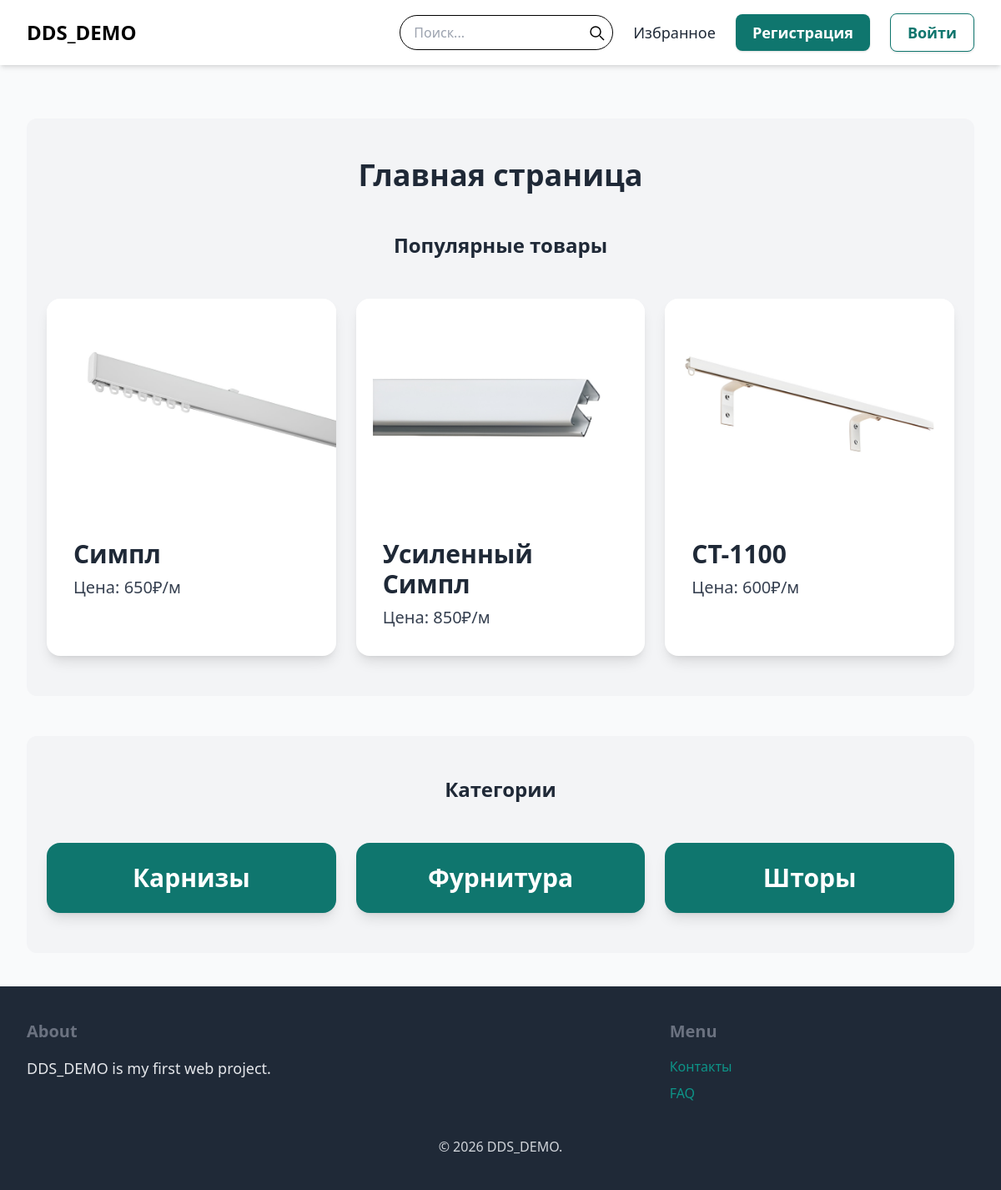
The page / on the database its author committed.
### item/models.py (models this page shows, shortened)
class Item(models.Model):
    category = models.ForeignKey(Category, related_name='items', on_delete=models.CASCADE)
    name = models.CharField(max_length=300)
    description = models.TextField(blank=True, null=True)
    price = models.FloatField()
    image = models.ImageField(upload_to='item_images', blank=True, null=True)
    is_sold = models.BooleanField(default=False)
    created_by = models.ForeignKey(User, related_name='item', on_delete=models.CASCADE)
    created_at = models.DateTimeField(auto_now_add=True)
    aliases = models.CharField(max_length=500, blank=True, null=True, help_text="Дополнительные имена для поиска, через запятую")

class Category(models.Model):
    name = models.CharField(max_length=300)
    class Meta:
        ordering = ('name',)
        verbose_name_plural = 'Categories'

### core/views.py (the view)
# urls.py: path('', views.index, name='index'),
def index(request):
    items = Item.objects.filter(is_sold=False)[0:6]
    categories = Category.objects.all()
    favorite_ids = []
    if request.user.is_authenticated:
        favorite_ids = list(request.user.favorites.values_list('item_id', flat=True))
    return render(request, 'core/index.html', {
        'categories': categories,
        'items': items,
        'favorite_ids': favorite_ids
    })

### core/templates/core/index.html (shortened to what this page needs)
{% extends 'core/base.html' %}
{% block content %}
<div class="mt-6 px-6 py-12 bg-gray-100 rounded-xl">
    <h2 class="mb-12 text-4xl text-center font-bold">Главная страница</h2>
    <h2 class="mb-12 text-2xl text-center font-bold">Популярные товары</h2>
    <div class="grid grid-cols-3 gap-6">
        {% for item in items %}
            <div class="bg-white rounded-2xl overflow-hidden shadow-lg transform hover:scale-105 transition duration-300">
                <a href="{% url 'item:detail' item.id %}" >
                    {% if item.image %}
                        <img src="{{ item.image.url }}" class="w-full h-64 object-cover">
                    {% else %}
                        <div class="w-full h-64 bg-gray-200 flex items-center justify-center text-gray-500">
                            No Image
                        </div>
                    {% endif %}
                    <div class="p-8">
                        <h2 class="text-3xl font-semibold mb-2">{{ item.name }}</h2>
                        <p class="text-gray-700 text-xl">Цена: {{ item.price|floatformat:0 }}₽/м</p>
                    </div>
                </a>
            </div>
        {% empty %}
            <p class="col-span-3 text-center text-gray-500">Нет выбранного товара.</p>
        {% endfor %}
    </div>
</div>
<div class="mt-12 px-6 py-12 bg-gray-100 rounded-xl">
    <h2 class="mb-12 text-2xl text-center font-bold">Категории</h2>
    <div class="grid grid-cols-3 gap-6">
        {% for category in categories %}
            <div class="bg-teal-700 rounded-2xl overflow-hidden shadow-lg transform hover:scale-105 hover:bg-teal-800 transition duration-300 ease-in-out p-6 flex items-center justify-center cursor-pointer">
                <h2 class="text-3xl font-semibold mb-0 text-white cursor-pointer">{{ category.name }}</h2>
            </div>
        {% empty %}
            <p class="col-span-3 text-center text-white">Нет выбранной категории.</p>
        {% endfor %}
    </div>
</div>
{% endblock %}

### rows shown on the page
Item: image (picture), name "Симпл", price "650"
Item: image (picture), name "Усиленный Симпл", price "850"
Item: image (picture), name "СТ-1100", price "600"
Category: name "Карнизы"
Category: name "Фурнитура"
Category: name "Шторы"
